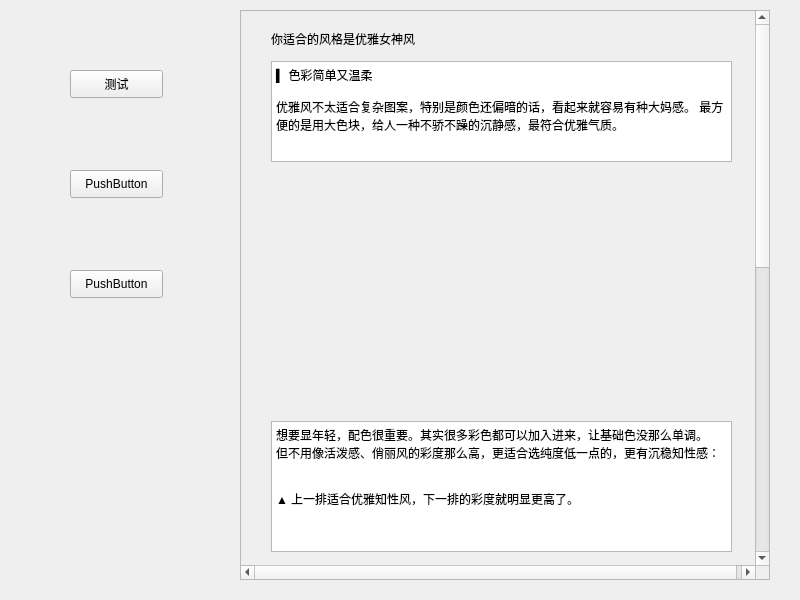
<?xml version="1.0" encoding="UTF-8"?>
<ui version="4.0">
 <class>w_b_t</class>
 <widget class="QWidget" name="w_b_t">
  <property name="geometry">
   <rect>
    <x>0</x>
    <y>0</y>
    <width>800</width>
    <height>600</height>
   </rect>
  </property>
  <property name="minimumSize">
   <size>
    <width>800</width>
    <height>600</height>
   </size>
  </property>
  <property name="maximumSize">
   <size>
    <width>800</width>
    <height>600</height>
   </size>
  </property>
  <property name="windowTitle">
   <string>Form</string>
  </property>
  <widget class="QScrollArea" name="scrollArea">
   <property name="geometry">
    <rect>
     <x>240</x>
     <y>10</y>
     <width>530</width>
     <height>570</height>
    </rect>
   </property>
   <property name="verticalScrollBarPolicy">
    <enum>Qt::ScrollBarAlwaysOn</enum>
   </property>
   <property name="horizontalScrollBarPolicy">
    <enum>Qt::ScrollBarAlwaysOn</enum>
   </property>
   <property name="widgetResizable">
    <bool>false</bool>
   </property>
   <widget class="QWidget" name="scrollAreaWidgetContents">
    <property name="geometry">
     <rect>
      <x>0</x>
      <y>-653</y>
      <width>519</width>
      <height>1200</height>
     </rect>
    </property>
    <widget class="QLabel" name="label">
     <property name="geometry">
      <rect>
       <x>30</x>
       <y>20</y>
       <width>221</width>
       <height>16</height>
      </rect>
     </property>
     <property name="text">
      <string>你适合的风格是优雅女神风</string>
     </property>
    </widget>
    <widget class="QTextBrowser" name="textBrowser">
     <property name="geometry">
      <rect>
       <x>30</x>
       <y>50</y>
       <width>461</width>
       <height>101</height>
      </rect>
     </property>
     <property name="html">
      <string>&lt;!DOCTYPE HTML PUBLIC &quot;-//W3C//DTD HTML 4.0//EN&quot; &quot;http://www.w3.org/TR/REC-html40/strict.dtd&quot;&gt;
&lt;html&gt;&lt;head&gt;&lt;meta name=&quot;qrichtext&quot; content=&quot;1&quot; /&gt;&lt;style type=&quot;text/css&quot;&gt;
p, li { white-space: pre-wrap; }
&lt;/style&gt;&lt;/head&gt;&lt;body style=&quot; font-family:'SimSun'; font-size:9pt; font-weight:400; font-style:normal;&quot;&gt;
&lt;p style=&quot; margin-top:0px; margin-bottom:0px; margin-left:0px; margin-right:0px; -qt-block-indent:0; text-indent:0px;&quot;&gt;▍ 色彩简单又温柔&lt;/p&gt;
&lt;p style=&quot;-qt-paragraph-type:empty; margin-top:0px; margin-bottom:0px; margin-left:0px; margin-right:0px; -qt-block-indent:0; text-indent:0px;&quot;&gt;&lt;br /&gt;&lt;/p&gt;
&lt;p style=&quot; margin-top:0px; margin-bottom:0px; margin-left:0px; margin-right:0px; -qt-block-indent:0; text-indent:0px;&quot;&gt;优雅风不太适合复杂图案，特别是颜色还偏暗的话，看起来就容易有种大妈感。 最方便的是用大色块，给人一种不骄不躁的沉静感，最符合优雅气质。&lt;/p&gt;&lt;/body&gt;&lt;/html&gt;</string>
     </property>
    </widget>
    <widget class="QLabel" name="label_2">
     <property name="geometry">
      <rect>
       <x>40</x>
       <y>160</y>
       <width>441</width>
       <height>231</height>
      </rect>
     </property>
     <property name="text">
      <string/>
     </property>
    </widget>
    <widget class="QTextBrowser" name="textBrowser_2">
     <property name="geometry">
      <rect>
       <x>30</x>
       <y>410</y>
       <width>461</width>
       <height>131</height>
      </rect>
     </property>
     <property name="html">
      <string>&lt;!DOCTYPE HTML PUBLIC &quot;-//W3C//DTD HTML 4.0//EN&quot; &quot;http://www.w3.org/TR/REC-html40/strict.dtd&quot;&gt;
&lt;html&gt;&lt;head&gt;&lt;meta name=&quot;qrichtext&quot; content=&quot;1&quot; /&gt;&lt;style type=&quot;text/css&quot;&gt;
p, li { white-space: pre-wrap; }
&lt;/style&gt;&lt;/head&gt;&lt;body style=&quot; font-family:'SimSun'; font-size:9pt; font-weight:400; font-style:normal;&quot;&gt;
&lt;p style=&quot; margin-top:0px; margin-bottom:0px; margin-left:0px; margin-right:0px; -qt-block-indent:0; text-indent:0px;&quot;&gt;想要显年轻，配色很重要。其实很多彩色都可以加入进来，让基础色没那么单调。&lt;/p&gt;
&lt;p style=&quot; margin-top:0px; margin-bottom:0px; margin-left:0px; margin-right:0px; -qt-block-indent:0; text-indent:0px;&quot;&gt;但不用像活泼感、俏丽风的彩度那么高，更适合选纯度低一点的，更有沉稳知性感：&lt;/p&gt;
&lt;p style=&quot;-qt-paragraph-type:empty; margin-top:0px; margin-bottom:0px; margin-left:0px; margin-right:0px; -qt-block-indent:0; text-indent:0px;&quot;&gt;&lt;br /&gt;&lt;/p&gt;
&lt;p style=&quot;-qt-paragraph-type:empty; margin-top:0px; margin-bottom:0px; margin-left:0px; margin-right:0px; -qt-block-indent:0; text-indent:0px;&quot;&gt;&lt;br /&gt;&lt;/p&gt;
&lt;p style=&quot; margin-top:0px; margin-bottom:0px; margin-left:0px; margin-right:0px; -qt-block-indent:0; text-indent:0px;&quot;&gt;▲ 上一排适合优雅知性风，下一排的彩度就明显更高了。&lt;/p&gt;&lt;/body&gt;&lt;/html&gt;</string>
     </property>
    </widget>
    <widget class="QLabel" name="label_3">
     <property name="geometry">
      <rect>
       <x>30</x>
       <y>550</y>
       <width>461</width>
       <height>291</height>
      </rect>
     </property>
     <property name="text">
      <string/>
     </property>
    </widget>
    <widget class="QTextBrowser" name="textBrowser_3">
     <property name="geometry">
      <rect>
       <x>30</x>
       <y>850</y>
       <width>461</width>
       <height>81</height>
      </rect>
     </property>
     <property name="html">
      <string>&lt;!DOCTYPE HTML PUBLIC &quot;-//W3C//DTD HTML 4.0//EN&quot; &quot;http://www.w3.org/TR/REC-html40/strict.dtd&quot;&gt;
&lt;html&gt;&lt;head&gt;&lt;meta name=&quot;qrichtext&quot; content=&quot;1&quot; /&gt;&lt;style type=&quot;text/css&quot;&gt;
p, li { white-space: pre-wrap; }
&lt;/style&gt;&lt;/head&gt;&lt;body style=&quot; font-family:'SimSun'; font-size:9pt; font-weight:400; font-style:normal;&quot;&gt;
&lt;p style=&quot; margin-top:0px; margin-bottom:0px; margin-left:0px; margin-right:0px; -qt-block-indent:0; text-indent:0px;&quot;&gt;另外，材质上微微的光泽感，也很容易有优雅温润的感觉。也能让这种浅色看起来带点贵气，区别于小清新。&lt;/p&gt;
&lt;p style=&quot;-qt-paragraph-type:empty; margin-top:0px; margin-bottom:0px; margin-left:0px; margin-right:0px; -qt-block-indent:0; text-indent:0px;&quot;&gt;&lt;br /&gt;&lt;/p&gt;
&lt;p style=&quot; margin-top:0px; margin-bottom:0px; margin-left:0px; margin-right:0px; -qt-block-indent:0; text-indent:0px;&quot;&gt;或者选择一些拼色设计的单品，增加一点时尚度。&lt;/p&gt;&lt;/body&gt;&lt;/html&gt;</string>
     </property>
    </widget>
    <widget class="QLabel" name="label_4">
     <property name="geometry">
      <rect>
       <x>30</x>
       <y>950</y>
       <width>461</width>
       <height>231</height>
      </rect>
     </property>
     <property name="text">
      <string/>
     </property>
    </widget>
   </widget>
  </widget>
  <widget class="QPushButton" name="pushButton">
   <property name="geometry">
    <rect>
     <x>70</x>
     <y>70</y>
     <width>93</width>
     <height>28</height>
    </rect>
   </property>
   <property name="text">
    <string>测试</string>
   </property>
  </widget>
  <widget class="QPushButton" name="pushButton_2">
   <property name="geometry">
    <rect>
     <x>70</x>
     <y>170</y>
     <width>93</width>
     <height>28</height>
    </rect>
   </property>
   <property name="text">
    <string>PushButton</string>
   </property>
  </widget>
  <widget class="QPushButton" name="pushButton_3">
   <property name="geometry">
    <rect>
     <x>70</x>
     <y>270</y>
     <width>93</width>
     <height>28</height>
    </rect>
   </property>
   <property name="text">
    <string>PushButton</string>
   </property>
  </widget>
 </widget>
 <resources/>
 <connections/>
</ui>
